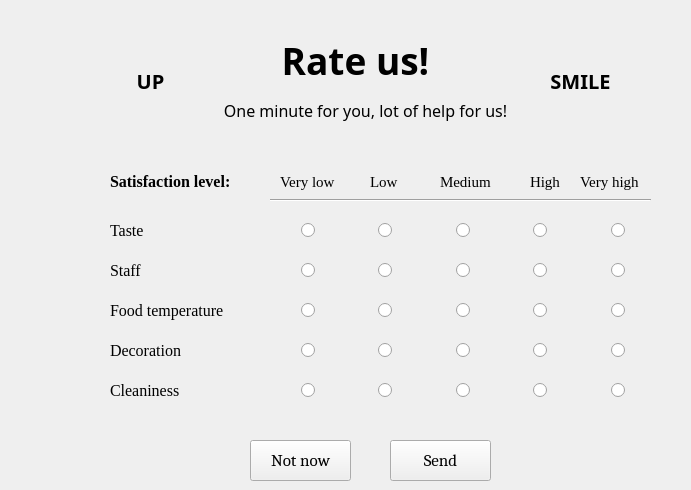
    <widget class="QWidget" name="feedback_page">
     <widget class="QLabel" name="label_products_23">
      <property name="geometry">
       <rect>
        <x>110</x>
        <y>30</y>
        <width>491</width>
        <height>61</height>
       </rect>
      </property>
      <property name="font">
       <font>
        <family>Candara</family>
        <pointsize>28</pointsize>
        <italic>false</italic>
        <bold>true</bold>
        <underline>false</underline>
        <strikeout>false</strikeout>
       </font>
      </property>
      <property name="cursor">
       <cursorShape>SizeAllCursor</cursorShape>
      </property>
      <property name="text">
       <string>Rate us!</string>
      </property>
      <property name="alignment">
       <set>Qt::AlignCenter</set>
      </property>
     </widget>
     <widget class="QLabel" name="label_products_24">
      <property name="geometry">
       <rect>
        <x>120</x>
        <y>80</y>
        <width>491</width>
        <height>61</height>
       </rect>
      </property>
      <property name="font">
       <font>
        <family>Candara</family>
        <pointsize>12</pointsize>
        <italic>false</italic>
        <bold>false</bold>
        <underline>false</underline>
        <strikeout>false</strikeout>
       </font>
      </property>
      <property name="cursor">
       <cursorShape>SizeAllCursor</cursorShape>
      </property>
      <property name="text">
       <string>One minute for you, lot of help for us!</string>
      </property>
      <property name="alignment">
       <set>Qt::AlignCenter</set>
      </property>
     </widget>
     <widget class="QPushButton" name="pushBackToMain">
      <property name="geometry">
       <rect>
        <x>250</x>
        <y>440</y>
        <width>101</width>
        <height>41</height>
       </rect>
      </property>
      <property name="font">
       <font>
        <family>Cambria</family>
        <pointsize>13</pointsize>
        <italic>false</italic>
        <underline>false</underline>
       </font>
      </property>
      <property name="text">
       <string>Not now</string>
      </property>
     </widget>
     <widget class="QLabel" name="smilePic">
      <property name="geometry">
       <rect>
        <x>530</x>
        <y>40</y>
        <width>101</width>
        <height>81</height>
       </rect>
      </property>
      <property name="font">
       <font>
        <family>Candara</family>
        <pointsize>15</pointsize>
        <italic>false</italic>
        <bold>true</bold>
        <underline>false</underline>
        <strikeout>false</strikeout>
       </font>
      </property>
      <property name="cursor">
       <cursorShape>SizeAllCursor</cursorShape>
      </property>
      <property name="text">
       <string>SMILE</string>
      </property>
      <property name="alignment">
       <set>Qt::AlignCenter</set>
      </property>
     </widget>
     <widget class="QLabel" name="thumbPic">
      <property name="geometry">
       <rect>
        <x>100</x>
        <y>40</y>
        <width>101</width>
        <height>81</height>
       </rect>
      </property>
      <property name="font">
       <font>
        <family>Candara</family>
        <pointsize>15</pointsize>
        <italic>false</italic>
        <bold>true</bold>
        <underline>false</underline>
        <strikeout>false</strikeout>
       </font>
      </property>
      <property name="cursor">
       <cursorShape>SizeAllCursor</cursorShape>
      </property>
      <property name="text">
       <string>UP</string>
      </property>
      <property name="alignment">
       <set>Qt::AlignCenter</set>
      </property>
     </widget>
     <widget class="QLabel" name="label_4">
      <property name="geometry">
       <rect>
        <x>110</x>
        <y>380</y>
        <width>111</width>
        <height>21</height>
       </rect>
      </property>
      <property name="font">
       <font>
        <family>Times New Roman</family>
        <pointsize>12</pointsize>
        <italic>false</italic>
        <underline>false</underline>
       </font>
      </property>
      <property name="text">
       <string>Cleaniness</string>
      </property>
     </widget>
     <widget class="QLabel" name="label_5">
      <property name="geometry">
       <rect>
        <x>110</x>
        <y>340</y>
        <width>111</width>
        <height>20</height>
       </rect>
      </property>
      <property name="font">
       <font>
        <family>Times New Roman</family>
        <pointsize>12</pointsize>
        <italic>false</italic>
        <underline>false</underline>
       </font>
      </property>
      <property name="text">
       <string>Decoration</string>
      </property>
     </widget>
     <widget class="QLabel" name="label_6">
      <property name="geometry">
       <rect>
        <x>110</x>
        <y>300</y>
        <width>151</width>
        <height>21</height>
       </rect>
      </property>
      <property name="font">
       <font>
        <family>Times New Roman</family>
        <pointsize>12</pointsize>
        <italic>false</italic>
        <underline>false</underline>
       </font>
      </property>
      <property name="text">
       <string>Food temperature</string>
      </property>
     </widget>
     <widget class="QLabel" name="label_7">
      <property name="geometry">
       <rect>
        <x>110</x>
        <y>260</y>
        <width>111</width>
        <height>21</height>
       </rect>
      </property>
      <property name="font">
       <font>
        <family>Times New Roman</family>
        <pointsize>12</pointsize>
        <italic>false</italic>
        <underline>false</underline>
       </font>
      </property>
      <property name="text">
       <string>Staff</string>
      </property>
     </widget>
     <widget class="QLabel" name="label_8">
      <property name="geometry">
       <rect>
        <x>110</x>
        <y>220</y>
        <width>111</width>
        <height>21</height>
       </rect>
      </property>
      <property name="font">
       <font>
        <family>Times New Roman</family>
        <pointsize>12</pointsize>
        <italic>false</italic>
        <underline>false</underline>
       </font>
      </property>
      <property name="text">
       <string>Taste</string>
      </property>
     </widget>
     <widget class="QLabel" name="label_9">
      <property name="geometry">
       <rect>
        <x>110</x>
        <y>170</y>
        <width>161</width>
        <height>21</height>
       </rect>
      </property>
      <property name="font">
       <font>
        <family>Times New Roman</family>
        <pointsize>12</pointsize>
        <italic>false</italic>
        <bold>true</bold>
        <underline>false</underline>
       </font>
      </property>
      <property name="text">
       <string>Satisfaction level:</string>
      </property>
      <property name="alignment">
       <set>Qt::AlignBottom|Qt::AlignLeading|Qt::AlignLeft</set>
      </property>
     </widget>
     <widget class="Line" name="line_6">
      <property name="geometry">
       <rect>
        <x>270</x>
        <y>190</y>
        <width>381</width>
        <height>20</height>
       </rect>
      </property>
      <property name="orientation">
       <enum>Qt::Horizontal</enum>
      </property>
     </widget>
     <widget class="QLabel" name="label_10">
      <property name="geometry">
       <rect>
        <x>370</x>
        <y>160</y>
        <width>41</width>
        <height>31</height>
       </rect>
      </property>
      <property name="font">
       <font>
        <family>Times New Roman</family>
        <pointsize>11</pointsize>
        <italic>false</italic>
        <underline>false</underline>
       </font>
      </property>
      <property name="text">
       <string>Low</string>
      </property>
      <property name="alignment">
       <set>Qt::AlignBottom|Qt::AlignLeading|Qt::AlignLeft</set>
      </property>
     </widget>
     <widget class="QLabel" name="label_11">
      <property name="geometry">
       <rect>
        <x>440</x>
        <y>160</y>
        <width>71</width>
        <height>31</height>
       </rect>
      </property>
      <property name="font">
       <font>
        <family>Times New Roman</family>
        <pointsize>11</pointsize>
        <italic>false</italic>
        <underline>false</underline>
       </font>
      </property>
      <property name="text">
       <string>Medium</string>
      </property>
      <property name="alignment">
       <set>Qt::AlignBottom|Qt::AlignLeading|Qt::AlignLeft</set>
      </property>
     </widget>
     <widget class="QLabel" name="label_12">
      <property name="geometry">
       <rect>
        <x>280</x>
        <y>160</y>
        <width>71</width>
        <height>31</height>
       </rect>
      </property>
      <property name="font">
       <font>
        <family>Times New Roman</family>
        <pointsize>11</pointsize>
        <italic>false</italic>
        <underline>false</underline>
       </font>
      </property>
      <property name="text">
       <string>Very low</string>
      </property>
      <property name="alignment">
       <set>Qt::AlignBottom|Qt::AlignLeading|Qt::AlignLeft</set>
      </property>
     </widget>
     <widget class="QLabel" name="label_13">
      <property name="geometry">
       <rect>
        <x>530</x>
        <y>160</y>
        <width>41</width>
        <height>31</height>
       </rect>
      </property>
      <property name="font">
       <font>
        <family>Times New Roman</family>
        <pointsize>11</pointsize>
        <italic>false</italic>
        <underline>false</underline>
       </font>
      </property>
      <property name="text">
       <string>High</string>
      </property>
      <property name="alignment">
       <set>Qt::AlignBottom|Qt::AlignLeading|Qt::AlignLeft</set>
      </property>
     </widget>
     <widget class="QLabel" name="label_14">
      <property name="geometry">
       <rect>
        <x>580</x>
        <y>160</y>
        <width>71</width>
        <height>31</height>
       </rect>
      </property>
      <property name="font">
       <font>
        <family>Times New Roman</family>
        <pointsize>11</pointsize>
        <italic>false</italic>
        <underline>false</underline>
       </font>
      </property>
      <property name="text">
       <string>Very high</string>
      </property>
      <property name="alignment">
       <set>Qt::AlignBottom|Qt::AlignLeading|Qt::AlignLeft</set>
      </property>
     </widget>
     <widget class="QPushButton" name="pushBackToMain_2">
      <property name="geometry">
       <rect>
        <x>390</x>
        <y>440</y>
        <width>101</width>
        <height>41</height>
       </rect>
      </property>
      <property name="font">
       <font>
        <family>Cambria</family>
        <pointsize>13</pointsize>
        <italic>false</italic>
        <underline>false</underline>
       </font>
      </property>
      <property name="text">
       <string>Send</string>
      </property>
     </widget>
     <widget class="QWidget" name="layoutWidget">
      <property name="geometry">
       <rect>
        <x>301</x>
        <y>221</y>
        <width>381</width>
        <height>20</height>
       </rect>
      </property>
      <layout class="QHBoxLayout" name="horizontalLayout_4">
       <item>
        <widget class="QRadioButton" name="tasteVeryLow">
         <property name="text">
          <string/>
         </property>
        </widget>
       </item>
       <item>
        <widget class="QRadioButton" name="tasteLow">
         <property name="text">
          <string/>
         </property>
        </widget>
       </item>
       <item>
        <widget class="QRadioButton" name="tasteMedium">
         <property name="text">
          <string/>
         </property>
        </widget>
       </item>
       <item>
        <widget class="QRadioButton" name="tasteHigh">
         <property name="text">
          <string/>
         </property>
        </widget>
       </item>
       <item>
        <widget class="QRadioButton" name="tasteVeryHigh">
         <property name="text">
          <string/>
         </property>
        </widget>
       </item>
      </layout>
      <zorder>tasteLow</zorder>
      <zorder>tasteMedium</zorder>
      <zorder>tasteHigh</zorder>
      <zorder>tasteVeryHigh</zorder>
      <zorder>tasteVeryLow</zorder>
     </widget>
     <widget class="QWidget" name="layoutWidget">
      <property name="geometry">
       <rect>
        <x>301</x>
        <y>261</y>
        <width>381</width>
        <height>20</height>
       </rect>
      </property>
      <layout class="QHBoxLayout" name="horizontalLayout_5">
       <item>
        <widget class="QRadioButton" name="staffVeryLow">
         <property name="text">
          <string/>
         </property>
        </widget>
       </item>
       <item>
        <widget class="QRadioButton" name="staffLow">
         <property name="text">
          <string/>
         </property>
        </widget>
       </item>
       <item>
        <widget class="QRadioButton" name="staffMedium">
         <property name="text">
          <string/>
         </property>
        </widget>
       </item>
       <item>
        <widget class="QRadioButton" name="staffHigh">
         <property name="text">
          <string/>
         </property>
        </widget>
       </item>
       <item>
        <widget class="QRadioButton" name="staffVeryHigh">
         <property name="text">
          <string/>
         </property>
        </widget>
       </item>
      </layout>
     </widget>
     <widget class="QWidget" name="layoutWidget">
      <property name="geometry">
       <rect>
        <x>301</x>
        <y>301</y>
        <width>381</width>
        <height>20</height>
       </rect>
      </property>
      <layout class="QHBoxLayout" name="horizontalLayout_6">
       <item>
        <widget class="QRadioButton" name="tempVeryLow">
         <property name="text">
          <string/>
         </property>
        </widget>
       </item>
       <item>
        <widget class="QRadioButton" name="tempLow">
         <property name="text">
          <string/>
         </property>
        </widget>
       </item>
       <item>
        <widget class="QRadioButton" name="tempMedium">
         <property name="text">
          <string/>
         </property>
        </widget>
       </item>
       <item>
        <widget class="QRadioButton" name="tempHigh">
         <property name="text">
          <string/>
         </property>
        </widget>
       </item>
       <item>
        <widget class="QRadioButton" name="tempVeryHigh">
         <property name="text">
          <string/>
         </property>
        </widget>
       </item>
      </layout>
     </widget>
     <widget class="QWidget" name="layoutWidget">
      <property name="geometry">
       <rect>
        <x>301</x>
        <y>341</y>
        <width>381</width>
        <height>20</height>
       </rect>
      </property>
      <layout class="QHBoxLayout" name="horizontalLayout_7">
       <item>
        <widget class="QRadioButton" name="decorVeryLow">
         <property name="text">
          <string/>
         </property>
        </widget>
       </item>
       <item>
        <widget class="QRadioButton" name="decorLow">
         <property name="text">
          <string/>
         </property>
        </widget>
       </item>
       <item>
        <widget class="QRadioButton" name="decorMedium">
         <property name="text">
          <string/>
         </property>
        </widget>
       </item>
       <item>
        <widget class="QRadioButton" name="decorHigh">
         <property name="text">
          <string/>
         </property>
        </widget>
       </item>
       <item>
        <widget class="QRadioButton" name="decorVeryHigh">
         <property name="text">
          <string/>
         </property>
        </widget>
       </item>
      </layout>
     </widget>
     <widget class="QWidget" name="layoutWidget">
      <property name="geometry">
       <rect>
        <x>301</x>
        <y>381</y>
        <width>381</width>
        <height>20</height>
       </rect>
      </property>
      <layout class="QHBoxLayout" name="horizontalLayout_8">
       <item>
        <widget class="QRadioButton" name="cleanVeryLow">
         <property name="text">
          <string/>
         </property>
        </widget>
       </item>
       <item>
        <widget class="QRadioButton" name="cleanLow">
         <property name="text">
          <string/>
         </property>
        </widget>
       </item>
       <item>
        <widget class="QRadioButton" name="cleanMedium">
         <property name="text">
          <string/>
         </property>
        </widget>
       </item>
       <item>
        <widget class="QRadioButton" name="cleanHigh">
         <property name="text">
          <string/>
         </property>
        </widget>
       </item>
       <item>
        <widget class="QRadioButton" name="cleanVeryHigh">
         <property name="text">
          <string/>
         </property>
        </widget>
       </item>
      </layout>
     </widget>
     <zorder>layoutWidget</zorder>
     <zorder>layoutWidget</zorder>
     <zorder>layoutWidget</zorder>
     <zorder>layoutWidget</zorder>
     <zorder>layoutWidget</zorder>
     <zorder>label_products_23</zorder>
     <zorder>pushBackToMain</zorder>
     <zorder>label_products_24</zorder>
     <zorder>smilePic</zorder>
     <zorder>thumbPic</zorder>
     <zorder>label_4</zorder>
     <zorder>label_5</zorder>
     <zorder>label_6</zorder>
     <zorder>label_7</zorder>
     <zorder>label_8</zorder>
     <zorder>label_9</zorder>
     <zorder>line_6</zorder>
     <zorder>label_10</zorder>
     <zorder>label_11</zorder>
     <zorder>label_12</zorder>
     <zorder>label_13</zorder>
     <zorder>label_14</zorder>
     <zorder>pushBackToMain_2</zorder>
    </widget>
